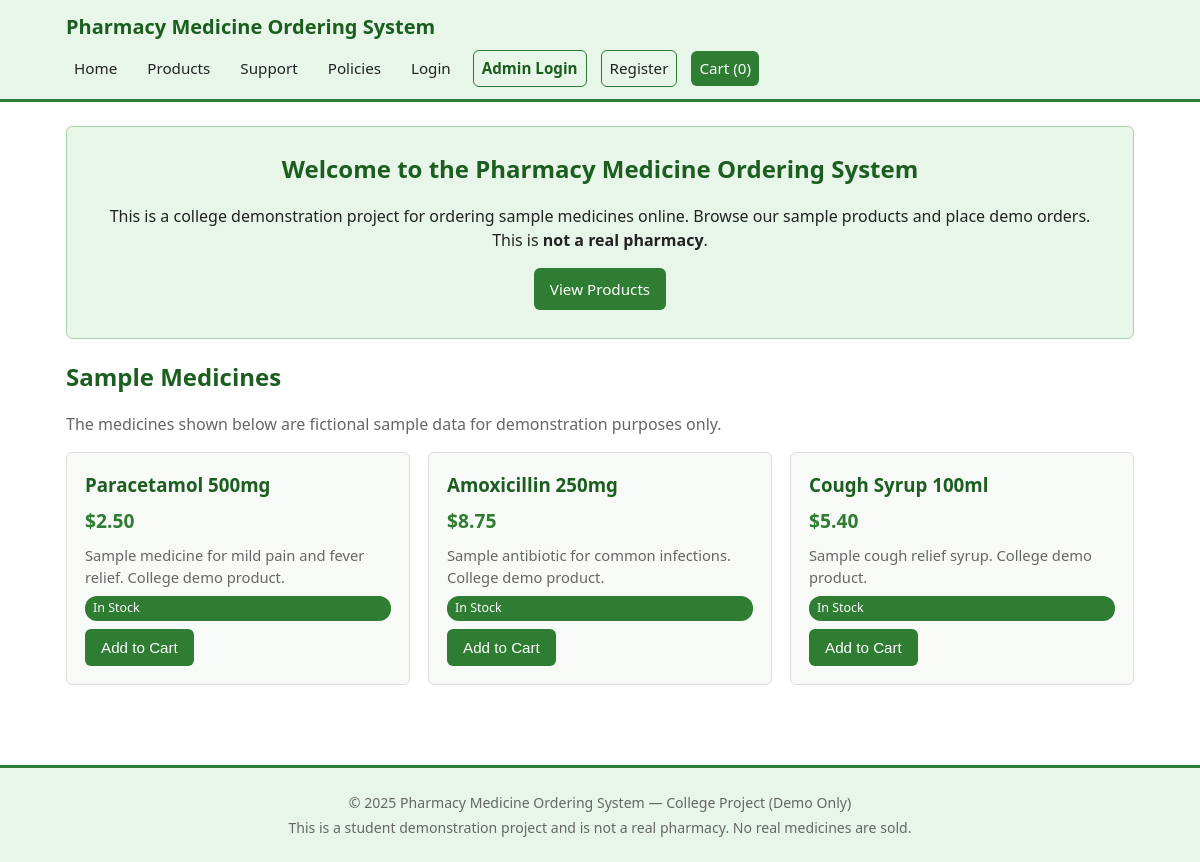
The page / on the database its author committed.
### tables this page shows
CREATE TABLE medicines (
            id INTEGER PRIMARY KEY AUTOINCREMENT,
            name TEXT NOT NULL,
            price REAL NOT NULL,
            description TEXT NOT NULL,
            available INTEGER NOT NULL DEFAULT 1
        );

### app.py (the view)
@app.route("/")
def home():
    db = get_db()
    medicines = db.execute(
        "SELECT * FROM medicines ORDER BY id LIMIT 3"
    ).fetchall()
    return render_template("home.html", medicines=medicines)

### app.py (called while the page is built)
def get_db():
    if "db" not in g:
        g.db = sqlite3.connect(DB_PATH)
        g.db.row_factory = sqlite3.Row
    return g.db

def csrf_token():
    if "csrf_token" not in session:
        session["csrf_token"] = secrets.token_hex(32)
    return session["csrf_token"]

@app.context_processor
def inject_template_globals():
    return {
        "csrf_token": csrf_token,
        "current_customer": get_current_customer(),
        "is_admin": session.get("is_admin", False),
    }

def get_current_customer():
    customer_id = session.get("customer_id")
    if not customer_id:
        return None
    db = get_db()
    return db.execute(
        "SELECT id, full_name, email, phone, created_at FROM customers WHERE id = ?",
        (customer_id,)
    ).fetchone()

def get_cart():
    return session.get("cart", {})

def cart_count():
    return sum(int(q) for q in get_cart().values())

@app.context_processor
def inject_cart_count():
    return {"cart_count": cart_count()}

### templates/home.html (shortened to what this page needs)
{% extends "base.html" %}
{% block content %}
<section class="hero">
    <h1>Welcome to the Pharmacy Medicine Ordering System</h1>
    <p>This is a college demonstration project for ordering sample medicines online.
       Browse our sample products and place demo orders. This is <strong>not a real pharmacy</strong>.</p>
    <a href="{{ url_for('products') }}" class="btn">View Products</a>
</section>
<section class="section">
    <h2>Sample Medicines</h2>
    <p class="muted">The medicines shown below are fictional sample data for demonstration purposes only.</p>
    <div class="card-grid">
        {% for med in medicines %}
            <div class="card">
                <h3>{{ med.name }}</h3>
                <p class="price">${{ "%.2f"|format(med.price) }}</p>
                <p class="desc">{{ med.description }}</p>
                {% if med.available %}
                    <span class="badge badge-success">In Stock</span>
                {% else %}
                    <span class="badge badge-error">Out of Stock</span>
                {% endif %}
                <form method="post" action="{{ url_for('add_to_cart', medicine_id=med.id) }}">
                    <button type="submit" class="btn" {% if not med.available %}disabled{% endif %}>Add to Cart</button>
                </form>
            </div>
        {% endfor %}
    </div>
</section>
{% endblock %}

### templates/base.html (shortened to what this page needs)
<!DOCTYPE html>
<html lang="en">
<head>
    <link rel="stylesheet" href="{{ url_for('static', filename='style.css') }}">
</head>
<body>
    <header class="site-header">
        <div class="container header-inner">
            <a href="{{ url_for('home') }}" class="logo">Pharmacy Medicine Ordering System</a>
            <nav class="main-nav" id="mainNav">
                <a href="{{ url_for('home') }}">Home</a>
                <a href="{{ url_for('products') }}">Products</a>
                <a href="{{ url_for('support') }}">Support</a>
                <a href="{{ url_for('policies') }}">Policies</a>
                {% if current_customer %}
                    <a href="{{ url_for('my_orders') }}">My Orders</a>
                    <a href="{{ url_for('logout') }}" class="btn-link">Logout ({{ current_customer.full_name }})</a>
                {% else %}
                    <a href="{{ url_for('login') }}">Login</a>
                    <a href="{{ url_for('admin_login') }}" class="admin-link">Admin Login</a>
                    <a href="{{ url_for('register') }}" class="btn-link">Register</a>
                {% endif %}
                <a href="{{ url_for('cart') }}" class="cart-link">Cart ({{ cart_count }})</a>
            </nav>
        </div>
    </header>
    <main class="container content">
        {% block content %}{% endblock %}
    </main>
    <footer class="site-footer">
        <div class="container">
            <p>&copy; {{ 2025 }} Pharmacy Medicine Ordering System &mdash; College Project (Demo Only)</p>
            <p>This is a student demonstration project and is not a real pharmacy. No real medicines are sold.</p>
        </div>
    </footer>
</body>
</html>

### static/style.css (style rules this page uses)
:root { --green: #2e7d32; --green-light: #e8f5e9; --green-mid: #a5d6a7; --green-dark: #1b5e20; --text: #222; --muted: #666; --border: #ddd; --bg: #ffffff; --bg-soft: #f7faf7; --error: #c62828; --warning: #f9a825; --success: #2e7d32; --info: #1565c0; --radius: 6px; }
* { box-sizing: border-box; }
body { margin: 0; font-family: "Segoe UI", Arial, Helvetica, sans-serif; color: var(--text); background: var(--bg); line-height: 1.5; }
.container { max-width: 1100px; margin: 0 auto; padding: 0 16px; }
.site-header { background: var(--green-light); border-bottom: 3px solid var(--green); }
.header-inner { display: flex; align-items: center; justify-content: space-between; flex-wrap: wrap; padding: 12px 16px; gap: 8px; }
.logo { font-size: 1.25rem; font-weight: 700; color: var(--green-dark); text-decoration: none; }
.main-nav { display: flex; align-items: center; gap: 14px; flex-wrap: wrap; }
.main-nav a { color: var(--text); text-decoration: none; font-size: 0.95rem; padding: 6px 8px; border-radius: var(--radius); }
.main-nav .btn-link, .main-nav .admin-link { border: 1px solid var(--green); }
.main-nav .admin-link { color: var(--green-dark); font-weight: 600; }
.main-nav .cart-link { background: var(--green); color: #fff; }
.content { padding: 24px 16px 48px; min-height: 60vh; }
.hero { background: var(--green-light); border: 1px solid var(--green-mid); border-radius: var(--radius); padding: 28px; margin-bottom: 24px; text-align: center; }
.hero h1 { color: var(--green-dark); margin-top: 0; }
.section { margin-bottom: 32px; }
h1, h2, h2 { color: var(--green-dark); line-height: 1.2; }
.muted { color: var(--muted); }
.card-grid { display: grid; grid-template-columns: repeat(auto-fill, minmax(260px, 1fr)); gap: 18px; }
.card { border: 1px solid var(--border); border-radius: var(--radius); background: var(--bg-soft); padding: 18px; display: flex; flex-direction: column; gap: 8px; }
.card h3 { margin: 0; color: var(--green-dark); }
.card .price { font-size: 1.2rem; font-weight: 700; color: var(--green); margin: 0; }
.card .desc { margin: 0; font-size: 0.92rem; color: var(--muted); }
.btn { display: inline-block; background: var(--green); color: #fff; border: none; padding: 10px 16px; border-radius: var(--radius); font-size: 0.95rem; cursor: pointer; text-decoration: none; text-align: center; }
.badge { display: inline-block; padding: 3px 8px; border-radius: 12px; font-size: 0.78rem; color: #fff; background: #888; }
.badge-success { background: var(--success); }
.site-footer { background: var(--green-light); border-top: 3px solid var(--green); padding: 20px 0; text-align: center; color: var(--muted); font-size: 0.88rem; }
.site-footer p { margin: 4px 0; }

### rows shown on the page
medicines: name "Paracetamol 500mg", price "2.50", description "Sample medicine for mild pain and fever relief. College demo product.", available "In Stock"
medicines: name "Amoxicillin 250mg", price "8.75", description "Sample antibiotic for common infections. College demo product.", available "In Stock"
medicines: name "Cough Syrup 100ml", price "5.40", description "Sample cough relief syrup. College demo product.", available "In Stock"

### other values the page prints
{{ cart_count }} "0"
{{ 2025 }} "2025"
